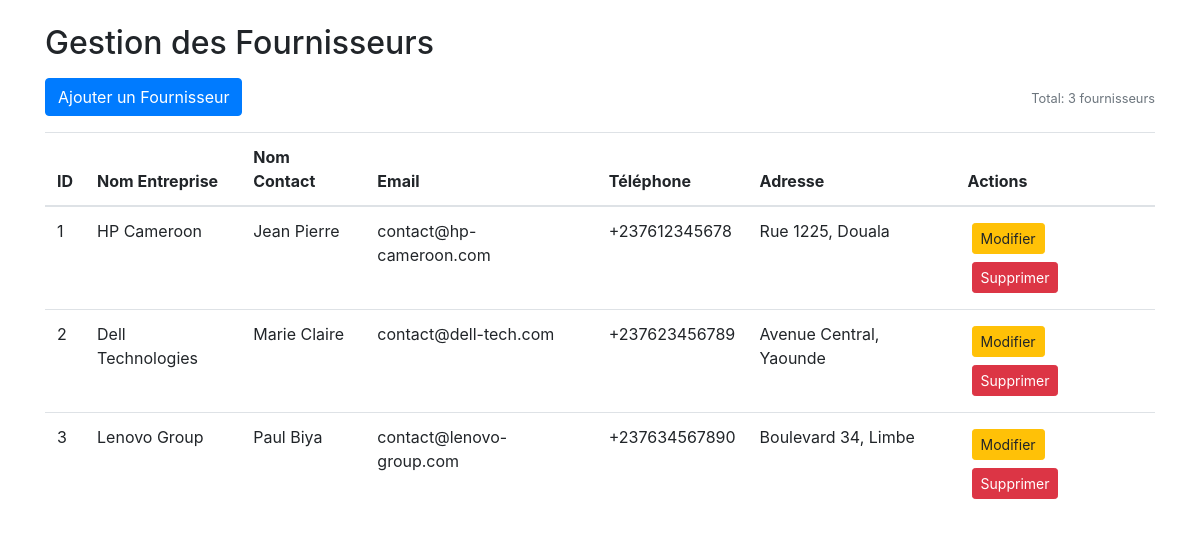
/stock/suppliers.php, run on the app's committed database.
### tables this page shows
CREATE TABLE suppliers (
    supplier_id INT PRIMARY KEY AUTO_INCREMENT,
    company_name VARCHAR(100) NOT NULL,
    contact_name VARCHAR(100) NOT NULL,
    email VARCHAR(100) UNIQUE NOT NULL,
    phone_number VARCHAR(20),
    address TEXT,
    created_at TIMESTAMP DEFAULT CURRENT_TIMESTAMP
);

### stock/suppliers.php (the view, shortened to what this page needs)
<?php
require_once '../DatabaseConnection/db_config.php';
?>
<!DOCTYPE html>
<html lang="fr">
<head>
    <link href="https://stackpath.bootstrapcdn.com/bootstrap/4.5.2/css/bootstrap.min.css" rel="stylesheet">
</head>
<body>
    <div class="container mt-4">
        <h2 class="mb-3">Gestion des Fournisseurs</h2>
        <div class="d-flex justify-content-between align-items-center mb-3">
            <button class="btn btn-primary" data-toggle="modal" data-target="#supplierModal">
                <i class="fa fa-plus"></i> Ajouter un Fournisseur
            </button>
            <div class="d-none d-md-block">
                <small class="text-muted">Total: <?php echo $conn->query("SELECT COUNT(*) as count FROM suppliers")->fetch_assoc()['count']; ?> fournisseurs</small>
            </div>
        </div>
        <div class="table-responsive table-responsive-card">
            <table class="table table-hover">
                <thead>
                    <tr>
                        <th>ID</th>
                        <th>Nom Entreprise</th>
                        <th>Nom Contact</th>
                        <th>Email</th>
                        <th>Téléphone</th>
                        <th>Adresse</th>
                        <th>Actions</th>
                    </tr>
                </thead>
                <tbody id="supplierTable">
                    <?php
                    $result = $conn->query("SELECT * FROM suppliers ORDER BY supplier_id ASC");
                    if ($result->num_rows > 0) {
                        while ($row = $result->fetch_assoc()) {
                            echo "<tr id='supplier-" . $row['supplier_id'] . "'>";
                            echo "<td data-label='ID'>" . $row['supplier_id'] . "</td>";
                            echo "<td data-label='Nom Entreprise'>" . htmlspecialchars($row['company_name']) . "</td>";
                            echo "<td data-label='Nom Contact'>" . htmlspecialchars($row['contact_name']) . "</td>";
                            echo "<td data-label='Email'>" . htmlspecialchars($row['email']) . "</td>";
                            echo "<td data-label='Téléphone'>" . htmlspecialchars($row['phone_number']) . "</td>";
                            echo "<td data-label='Adresse'>" . htmlspecialchars($row['address']) . "</td>";
                            echo "<td data-label='Actions' class='action-buttons'>
                                <div class='btn-group-responsive'>
                                    <button class='btn btn-warning btn-sm edit-btn'
                                        data-id='" . $row['supplier_id'] . "'
                                        data-company='" . htmlspecialchars($row['company_name']) . "'
                                        data-contact='" . htmlspecialchars($row['contact_name']) . "'
                                        data-email='" . htmlspecialchars($row['email']) . "'
                                        data-phone='" . htmlspecialchars($row['phone_number']) . "'
                                        data-address='" . htmlspecialchars($row['address']) . "'>
                                        Modifier
                                    </button>
                                    <button class='btn btn-danger btn-sm delete-btn'
                                        data-id='" . $row['supplier_id'] . "'>
                                        Supprimer
                                    </button>
                                </div>
                            </td>";
                            echo "</tr>";
                        }
                    } else {
                        echo "<tr><td colspan='7' class='text-center'>Aucun fournisseur trouvé</td></tr>";
                    }
                    ?>
                </tbody>
            </table>
        </div>
    </div>
</body>
</html>

### stock/suppliers.php (style rules this page uses)
.action-buttons .btn { margin: 0.25rem; }

### data on the page
suppliers: supplier_id "1", company_name "HP Cameroon", contact_name "Jean Pierre", email "contact@hp-cameroon.com", phone_number "+237612345678", address "Rue 1225, Douala"
suppliers: supplier_id "2", company_name "Dell Technologies", contact_name "Marie Claire", email "contact@dell-tech.com", phone_number "+237623456789", address "Avenue Central, Yaounde"
suppliers: supplier_id "3", company_name "Lenovo Group", contact_name "Paul Biya", email "contact@lenovo-group.com", phone_number "+237634567890", address "Boulevard 34, Limbe"
